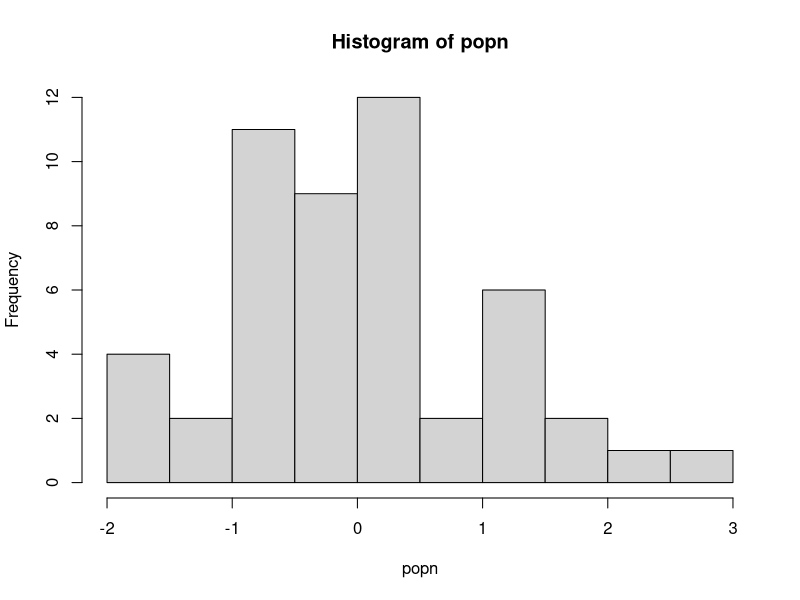

Write the R code that produced this figure.
#__author__ = 'Billy Lam (ykl17@ic.ac.uk)'
#__version__ = '3.6.3'

# "Catching" errors

#Sampling from a pop, only if at least 30 unique samples are obtained that we
#will takes its mean
doit <- function(x){
  temp_x <- try(sample(x, replace = TRUE), FALSE)
  if(length(unique(temp_x)) > 30) {#only take mean if sample was sufficient
    print(paste("Mean of this sample was:", as.character(mean(temp_x))))
  } 
  else {
    stop("Couldn't calculate mean: too few unique values!")
  }
}

#Generate a population
popn <- rnorm(50)
hist(popn)

#Use lapply, repeat sampling for 15 times
#lapply(1:15, function(i) doit(popn))

#Use lapply with try
result <- lapply(1:15, function(i) try(doit(popn), TRUE)) 
#TRUE to subdue error messages

#Errors stored in the object result
class(result)
result

#We can also store the results by using a forloop
result <- vector("list", 15) #Preallocate/Initialize
for(i in 1:15) {
  result[[i]] <- try(doit(popn), TRUE)
}
